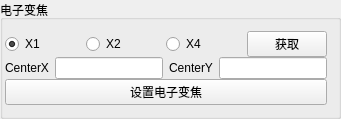
              <widget class="QGroupBox" name="groupBox_22">
               <property name="title">
                <string>电子变焦</string>
               </property>
               <layout class="QHBoxLayout" name="horizontalLayout_20">
                <property name="leftMargin">
                 <number>2</number>
                </property>
                <item>
                 <layout class="QVBoxLayout" name="verticalLayout_8">
                  <property name="spacing">
                   <number>0</number>
                  </property>
                  <item>
                   <layout class="QHBoxLayout" name="horizontalLayout_5">
                    <property name="spacing">
                     <number>0</number>
                    </property>
                    <item>
                     <widget class="QRadioButton" name="radioButton_24">
                      <property name="text">
                       <string>X1</string>
                      </property>
                      <property name="checked">
                       <bool>true</bool>
                      </property>
                     </widget>
                    </item>
                    <item>
                     <widget class="QRadioButton" name="radioButton_23">
                      <property name="text">
                       <string>X2</string>
                      </property>
                     </widget>
                    </item>
                    <item>
                     <widget class="QRadioButton" name="radioButton_22">
                      <property name="text">
                       <string>X4</string>
                      </property>
                     </widget>
                    </item>
                    <item>
                     <widget class="QPushButton" name="pushButton_72">
                      <property name="text">
                       <string>获取</string>
                      </property>
                     </widget>
                    </item>
                   </layout>
                  </item>
                  <item>
                   <layout class="QGridLayout" name="gridLayout_12">
                    <property name="spacing">
                     <number>6</number>
                    </property>
                    <item row="0" column="2">
                     <widget class="QLabel" name="label_58">
                      <property name="text">
                       <string>CenterY</string>
                      </property>
                     </widget>
                    </item>
                    <item row="0" column="3">
                     <widget class="QLineEdit" name="lineEdit_76"/>
                    </item>
                    <item row="0" column="0">
                     <widget class="QLabel" name="label_60">
                      <property name="text">
                       <string>CenterX</string>
                      </property>
                     </widget>
                    </item>
                    <item row="0" column="1">
                     <widget class="QLineEdit" name="lineEdit_75"/>
                    </item>
                   </layout>
                  </item>
                  <item>
                   <widget class="QPushButton" name="pushButton_67">
                    <property name="text">
                     <string>设置电子变焦</string>
                    </property>
                   </widget>
                  </item>
                 </layout>
                </item>
               </layout>
              </widget>
